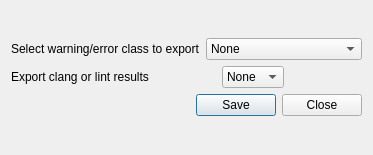
<?xml version="1.0" encoding="UTF-8"?>
<ui version="4.0">
 <class>ExportDialog</class>
 <widget class="QDialog" name="ExportDialog">
  <property name="geometry">
   <rect>
    <x>0</x>
    <y>0</y>
    <width>369</width>
    <height>155</height>
   </rect>
  </property>
  <property name="windowTitle">
   <string>Dialog</string>
  </property>
  <layout class="QVBoxLayout" name="verticalLayout_2">
   <item>
    <layout class="QVBoxLayout" name="verticalLayout">
     <item>
      <layout class="QHBoxLayout" name="horizontalLayout_3">
       <item>
        <widget class="QLabel" name="label">
         <property name="text">
          <string>Select warning/error class to export</string>
         </property>
        </widget>
       </item>
       <item>
        <widget class="QComboBox" name="comboBox">
         <item>
          <property name="text">
           <string>None</string>
          </property>
         </item>
         <item>
          <property name="text">
           <string>All</string>
          </property>
         </item>
         <item>
          <property name="text">
           <string>Conversion</string>
          </property>
         </item>
         <item>
          <property name="text">
           <string>Declaration Not Found</string>
          </property>
         </item>
         <item>
          <property name="text">
           <string>Loss Of Precision</string>
          </property>
         </item>
         <item>
          <property name="text">
           <string>Redefined Macro</string>
          </property>
         </item>
         <item>
          <property name="text">
           <string>Redundant Declaration</string>
          </property>
         </item>
         <item>
          <property name="text">
           <string>Shadow</string>
          </property>
         </item>
         <item>
          <property name="text">
           <string>Uninitialized</string>
          </property>
         </item>
         <item>
          <property name="text">
           <string>Unreachable Code</string>
          </property>
         </item>
         <item>
          <property name="text">
           <string>Unused Macro</string>
          </property>
         </item>
         <item>
          <property name="text">
           <string>Unused Value</string>
          </property>
         </item>
        </widget>
       </item>
      </layout>
     </item>
     <item>
      <layout class="QHBoxLayout" name="horizontalLayout_2">
       <item>
        <widget class="QLabel" name="label_2">
         <property name="text">
          <string>Export clang or lint results</string>
         </property>
        </widget>
       </item>
       <item>
        <spacer name="horizontalSpacer">
         <property name="orientation">
          <enum>Qt::Horizontal</enum>
         </property>
         <property name="sizeHint" stdset="0">
          <size>
           <width>38</width>
           <height>20</height>
          </size>
         </property>
        </spacer>
       </item>
       <item>
        <widget class="QComboBox" name="comboBox_2">
         <item>
          <property name="text">
           <string>None</string>
          </property>
         </item>
         <item>
          <property name="text">
           <string>Clang</string>
          </property>
         </item>
         <item>
          <property name="text">
           <string>Lint</string>
          </property>
         </item>
        </widget>
       </item>
       <item>
        <spacer name="horizontalSpacer_2">
         <property name="orientation">
          <enum>Qt::Horizontal</enum>
         </property>
         <property name="sizeHint" stdset="0">
          <size>
           <width>78</width>
           <height>20</height>
          </size>
         </property>
        </spacer>
       </item>
      </layout>
     </item>
     <item>
      <layout class="QHBoxLayout" name="horizontalLayout">
       <item>
        <spacer name="horizontalSpacer_3">
         <property name="orientation">
          <enum>Qt::Horizontal</enum>
         </property>
         <property name="sizeHint" stdset="0">
          <size>
           <width>158</width>
           <height>20</height>
          </size>
         </property>
        </spacer>
       </item>
       <item>
        <widget class="QPushButton" name="pushButton">
         <property name="text">
          <string>Save</string>
         </property>
        </widget>
       </item>
       <item>
        <widget class="QPushButton" name="pushButton_2">
         <property name="text">
          <string>Close</string>
         </property>
        </widget>
       </item>
      </layout>
     </item>
    </layout>
   </item>
  </layout>
 </widget>
 <resources/>
 <connections>
  <connection>
   <sender>pushButton_2</sender>
   <signal>clicked()</signal>
   <receiver>ExportDialog</receiver>
   <slot>close()</slot>
   <hints>
    <hint type="sourcelabel">
     <x>233</x>
     <y>125</y>
    </hint>
    <hint type="destinationlabel">
     <x>107</x>
     <y>143</y>
    </hint>
   </hints>
  </connection>
 </connections>
</ui>
